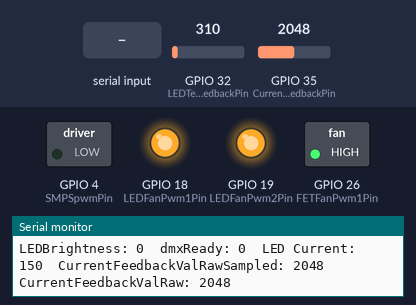
Recording of a sketch running on a simulated ESP32. Shown: switched loads named in the sketch (green lamp = pin HIGH), output pins drawn as LEDs (lit = HIGH), the last lines printed to the serial monitor. The inputs (shaded band) are chosen by the test bench; at power-on: GPIO 32 (LEDTempFeedbackPin) = 310, GPIO 35 (CurrentFeedbackPin) = 2048.

Above: at 1.2 s.
1.3 s: "90,45\n" received over Serial
At 2.5 s:
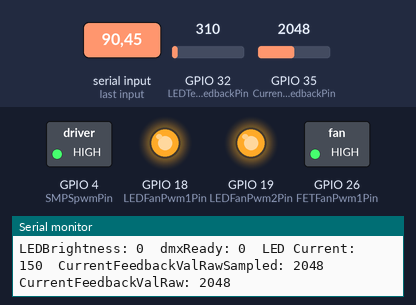
2.8 s: "200\n" received over Serial
At 11.2 s:
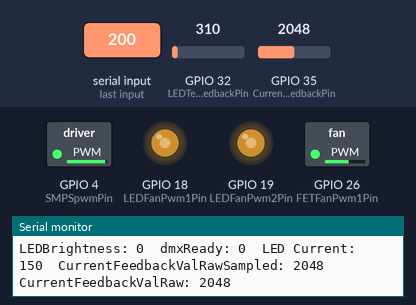
At 13.0 s:
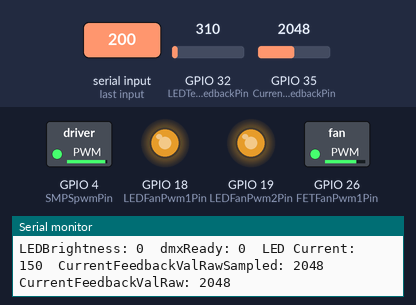
Timing chart, 0 to 16.5 s (numbered marks = the images above; inputs shaded):
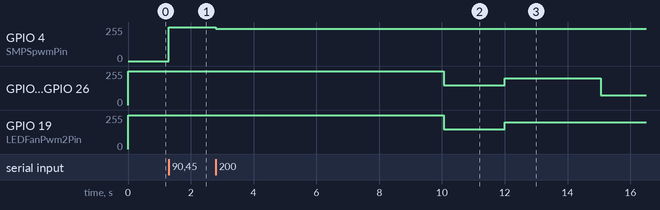

The sketch:

MySpotV4_ESP32_150WLED_ControllingCode_V0_4.ino
```cpp
//Robotlámpa V4; MySpotV4
//150W LED írányító panel ESP32-es programja
//Feladata: LED pwm jel előállítása, LED hőmérséklet mérése, LED hűtő ventillátorok szabályzása, I2C kommunikáció a MySpotV3-as fő irányító panelen található ESP32-essel.
//A programot írta Kincses Bendegúz.

#include <math.h>
#include <Wire.h>

//GPIO
const int SMPSpwmPin = 4; //150W LED MOSFET
const int LEDFanPwm1Pin = 18; //FŐ LED HŰTŐ VENTILLÁTOR
const int LEDFanPwm2Pin = 19; //MELLÉK LED ÉS LENCSE HŰTŐ VENTILLÁTOR
const int FETFanPwm1Pin = 26;
const int I2C_SDA_Pin = 21;
const int I2C_SCL_Pin = 22;
const int LEDFan1SpeedSensorPin = 27; //FŐ LED HŰTŐ VENTILLÁTOR SEBBESÉG SZENZOR
const int BuckConverterTempFeedbackPin = 25;
const int FETTempFeedbackPin = 33;
const int LEDTempFeedbackPin = 32; //LED HŐMÉRSÉKLET ÉRZÉKELŐ NTC ELLENÁLLÁS
const int CurrentFeedbackPin = 35; //LED ÁRAMÁT ÉRZÉKELŐ 10mOHM-OS ELLENÁLLÁS
const int VoltageFeedbackPin = 34; //NEM FUNKCIONÁL! ; KI KELLETT KÖTNI A PCB-N A MÉRENDŐ FESZÜLTSÉG ALÓL MERT MEGAKADÁLYOZTA ISMERETLEN OK MIATT A PROGRAM FUTÁSÁT

//Values
int SMPSpwmVal = 0; //A 150w-os led meghajtó mosfetjének a pwm jele
int LEDBrightness = 0; //The brightness value that comes from the MySpotV3 main board
int dmxReady = 0;
int LEDFanPwm2Val = 0; //Ventillátor 2 pwm-sebessége
int LEDFanPwm1Val = 0; //Ventillátor 1 pwm-sebbesége
int LEDFanVal8Bit = 0;
int LEDFanPwmRaw = 0; //A converted value that can be negative or bigger than the maximum value of 511
int FanIdleingValue = 150; //The lowest value the cooling fans will spin on.
float CorrectionBase = 1.018355133;
float CorrectedLEDBrightness = 0;
////LED Temperature
int LEDTempRaw = 0; //ADC-ből olvasott senzor érték
int LEDTempIntermidiate = 0; //Az átlagoláshoz szükséges átmeneti változó
int LEDTempRawSampled = 0; //ADC-ből olvasott senzor érték átlagolás után
int SampleAvarge1 = 10; //Az átlagolás mértéke a LEDTemp esetén
int SampleCountunter1 = 0;//Az átlagolás kiszámításához szükségesváltozó
int LEDTempCelsius = 0; //Celciusba kb. átváltott LED hőmérséklet
//
int CurrentFeedbackValRaw = 0; //LED áram   //The value of the shunt resistor is 10mOhm
int CurrentFeedbackValRawSampled = 0;
int CurrentFeedbackValIntermidiate = 0;
int VoltageFeedbackValRaw = 0; //LED feszültség
float CurrentFeedbackMultiplier = 0.000732421875;    //   3.3V / 2^12
float CurrentFeedbackValAmperFloat = 0;
int CurrentFeedbackValAmperInteger = 0;
int VoltageFeedbackValVolt = 0;
int SampleAvarge2 = 10; //Az átlagolás mértéke a LEDTemp esetén
int SampleCountunter2 = 0;//Az átlagolás kiszámításához szükségesváltozó
bool FanTest1 = 0; //A bit to keep track that the fans had been turned on at the startup of the device.
bool FanTest2 = 0;
int SMPSpwmCh = 0; //The channel of the pwm timers.
int LEDFanPwm1Ch = 4; //The channel of the pwm timers.
int LEDFanPwm2Ch = 5; //The channel of the pwm timers.
int FETFanPwm1Ch = 6; //The channel of the pwm timers.
//Serial
int time0 = 0;
int time0Flag = 0;
//LEDFanControlTimers
int time1 = 0;
int time1Flag = 0;

const byte numChars = 5; //A LED manuális fényerőállításhoz szükséges adatok
char receivedChars[numChars];   // an array to store the received data
int receivedIntegers[numChars]; // an array to store the recievedChars converted to integers
int SerialPwmVal = 0; //An integer for the recieved data.
int CharToIntCyle = 0;
int IntArrayToIntCyle = 0;
int ResettingRecievedIntegers = 0;
bool newData = 0;


//*/*/*/*/*/*/*/*/*/*/*/*/*/*/*/*/*/*/*/*/*/*/*/*/*/*/*/*/*/*/*/*/*/*/*/*/*/*/*/*/*/*/*/*/*/*/*/*/*/*/*/*/*/*/*/*/*/*/*/*/*/*/*/*/*/*/*/*/*/*/*/*/*/*/*/*/*/*/*/*/*/*/*/*//
//*/*/*/*/*/*/*/*/*/*/*/*/*/*/*/*/*/*/*/*/*/*/*/*/*/*/*/*/*/*/*/*/*/*/*/*/*/*/*/*/*/*/*/*/*/*/*/*/*/*/*/*/*/*/*/*/*/*/*/*/*/*/*/*/*/*/*/*/*/*/*/*/*/*/*/*/*/*/*/*/*/*/*/*//


void setup() {
   //Serial
  Serial.begin(9600);
  //PinModes
  pinMode(VoltageFeedbackPin, INPUT_PULLDOWN); //Nem funkcionál! Ki lett kötve a PCB-n mert nem futott a program amikor be volt kötve.
  digitalWrite(VoltageFeedbackPin, 0);
  pinMode(CurrentFeedbackPin, INPUT);
  pinMode(LEDTempFeedbackPin, INPUT);
  pinMode(FETTempFeedbackPin, INPUT);
  pinMode(SMPSpwmPin, OUTPUT);
  //pinMode(4, INPUT);
  //pinMode(34, INPUT_PULLDOWN);
  pinMode(LEDFanPwm1Pin, OUTPUT);
  pinMode(LEDFanPwm2Pin, OUTPUT);
  pinMode(FETFanPwm1Pin, OUTPUT);


  //Configuring the PWM timers
  ledcSetup(SMPSpwmCh, 1000, 11);  //The sample:ledcSetup(channel, freq, resolution)
  ledcSetup(LEDFanPwm1Ch, 25000, 9);
  ledcSetup(LEDFanPwm2Ch, 25000, 9);
  ledcSetup(FETFanPwm1Ch, 25000, 9);

  ledcAttachPin(SMPSpwmPin, SMPSpwmCh); //The sample:ledcAttachPin(pin, channel)
  ledcAttachPin(LEDFanPwm1Pin, LEDFanPwm1Ch); //Attaching the channels and the output pins together.
  ledcAttachPin(LEDFanPwm2Pin, LEDFanPwm2Ch);
  ledcAttachPin(FETFanPwm1Pin, FETFanPwm1Ch);


  ledcWrite(SMPSpwmCh, 0); //The sample: ledcWrite(channel, dutycycle)
  ledcWrite(LEDFanPwm1Ch, 511); //Setting the starter value of the pwm dutycyle.
  ledcWrite(LEDFanPwm2Ch, 511); //Min value of the duty cyle: 0 And max 511
  ledcWrite(FETFanPwm1Ch, 511); //Setting the FANs to fuul speed.

  Serial.println("ESP32 is ready");
}
//*/*/*/*/*/*/*/*/*/*/*/*/*/*/*/*/*/*/*/*/*/*/*/*/*/*/*/*/*/*/*/*/*/*/*/*/*/*/*/*/*/*/*/*/*/*/*/*/*/*/*/*/*/*/*/*/*/*/*/*/*/*/*/*/*/*/*/*/*/*/*/*/*/*/*/*/*/*/*/*/*/*/*/*//
//*/*/*/*/*/*/*/*/*/*/*/*/*/*/*/*/*/*/*/*/*/*/*/*/*/*/*/*/*/*/*/*/*/*/*/*/*/*/*/*/*/*/*/*/*/*/*/*/*/*/*/*/*/*/*/*/*/*/*/*/*/*/*/*/*/*/*/*/*/*/*/*/*/*/*/*/*/*/*/*/*/*/*/*//

void FanTurnOffAfterStartup()
{
 if(FanTest1 == 0)
 {
   if(millis() > 12000)
   {
     ledcWrite(LEDFanPwm1Ch, 400); //Fans HALF SPEED //4 seconds after startup
     ledcWrite(LEDFanPwm2Ch, 400);
     ledcWrite(FETFanPwm1Ch, 400);
     FanTest1 = 1;
   }
 }
 if(FanTest2 == 0)
 {
    if(millis() > 10000)
   {
     ledcWrite(LEDFanPwm1Ch, 300); //Fans STOP //8 seconds after startup
     ledcWrite(LEDFanPwm2Ch, 300);
     ledcWrite(FETFanPwm1Ch, 300);
     FanTest2 = 1;
   }
 }
}

//=============================================================================================================================================================//

void SerialPrintingPerSecond()
{

  if(time0Flag == 0)
 {
   time0 = millis();
   time0Flag = 1;
 }

 if(millis() - time0 > 1000)
 {
   time0 = 0;
   time0Flag = 0;
   Serial.print("LEDTempRawSampled: ");
   Serial.print(LEDTempRawSampled);
   Serial.print("\t");
   Serial.print("LEDTempCelsius: ");
   Serial.print(LEDTempCelsius);
   Serial.print("\t");
   Serial.print("LEDFanPwm1&2Val: ");
   Serial.print(LEDFanPwm1Val);
   Serial.println();//carrige return
   Serial.print("LEDBrightness: ");
   Serial.print(LEDBrightness);
   Serial.print("\t");
   Serial.print("dmxReady: ");
   Serial.print(dmxReady);
   Serial.print("\t");
   Serial.print("LED Current: ");
   Serial.print(CurrentFeedbackValAmperInteger);
   Serial.print("\t");
   Serial.print("CurrentFeedbackValRawSampled: ");
   Serial.print(CurrentFeedbackValRawSampled);
   Serial.print("\t");
   Serial.print("CurrentFeedbackValRaw: ");
   Serial.print(CurrentFeedbackValRaw);
   Serial.println();//carrige return
 }

}

//=============================================================================================================================================================//

void AvaregingADCValues()
{
 if(SampleCountunter1 < SampleAvarge1)
 {
   LEDTempIntermidiate = LEDTempIntermidiate + LEDTempRaw;
   SampleCountunter1++;
 }
  else
 {
   LEDTempRawSampled = LEDTempIntermidiate / SampleAvarge1;
   LEDTempIntermidiate = 0;
   SampleCountunter1 = 0;
 }


 if(SampleCountunter2 < SampleAvarge2)
 {
   CurrentFeedbackValIntermidiate = CurrentFeedbackValIntermidiate + CurrentFeedbackValRaw;
   SampleCountunter2++;
 }
  else
 {
   CurrentFeedbackValRawSampled = CurrentFeedbackValIntermidiate / SampleAvarge2;
   CurrentFeedbackValIntermidiate = 0;
   SampleCountunter2 = 0;
 }

}

//=============================================================================================================================================================//
//I copied and edited this serial recieve tutorial from an online tutorial. Here is the link: https://forum.arduino.cc/t/serial-input-basics-updated/382007

void recieveWithEndMarker()
{
 static byte ndx = 0;
    char endMarker = '\n';
    char rc;

    while (Serial.available() > 0 && newData == false) {
        rc = Serial.read();

        if (rc != endMarker) {
            receivedChars[ndx] = rc;
            ndx++;
            if (ndx >= numChars)
             {
                ndx = numChars - 1;
             }
        }
        else {
            receivedChars[ndx] = '\0'; // terminate the string
            ndx = 0;
            newData = true;
        }
    }
}

void showNewData() {
    if (newData == true)
    {
        Serial.print("New value arrived: ");
        Serial.println(receivedChars);
        newData = false;

   /*     for(ResettingRecievedIntegers = 0 ; ResettingRecievedIntegers < 10 ; ResettingRecievedIntegers++)
        {
          receivedIntegers[ResettingRecievedIntegers] = 0;
        }
      */
        SerialPwmVal = 0;

        for(CharToIntCyle = 0 ; CharToIntCyle < 4 ; CharToIntCyle++)  //This converts the char array into a integer arra
        {
         receivedIntegers[CharToIntCyle] = receivedChars[CharToIntCyle] - '0';
        }
        SerialPwmVal = SerialPwmVal + receivedIntegers[0]*1000 + receivedIntegers[1]*100 + receivedIntegers[2]*10 + receivedIntegers[3];

        /*Serial.print("RecievedChars: ");
        Serial.print(receivedChars[0]);
        Serial.print(receivedChars[1]);
        Serial.print(receivedChars[2]);
        Serial.print(receivedChars[3]);
        Serial.println();
        Serial.print("RecievedIntegers: ");
        Serial.print(receivedIntegers[0]);
        Serial.print(receivedIntegers[1]);
        Serial.print(receivedIntegers[2]);
        Serial.print(receivedIntegers[3]);
        Serial.println();*/
        Serial.print("SerialPwmVal: ");
        Serial.print(SerialPwmVal);
        Serial.println();
    }
}

//=============================================================================================================================================================//

void LEDTempAndLEDFanCalculations()
{
  LEDTempCelsius = map(LEDTempRawSampled , 2370 , 3800 , 26 , 65);
  LEDFanPwmRaw = map(LEDTempCelsius, 30 , 55, FanIdleingValue , 511);

  if(LEDFanPwmRaw > (FanIdleingValue - 1) && LEDFanPwmRaw < 512)
  {
    LEDFanPwm1Val = LEDFanPwmRaw;
  }
  else if(LEDFanPwmRaw > 511)
  {
    LEDFanPwm1Val = 511;
  }
  else
  {
    LEDFanPwm1Val = FanIdleingValue - 5;    //állandó minimum  sebesség a ventillátoroknak azért hogy ne akadjanak meg a csapágyaik alacsony fordulatszáos indulásnál
  }
  LEDFanPwm2Val = LEDFanPwm1Val;//+50;

  LEDFanVal8Bit = map(LEDFanPwm1Val, 0 , 511 , 0 , 255);
}

//=============================================================================================================================================================//

void LEDFanPwmControlAndExecution()
{

 if(time1Flag == 0)
 {
   time1 = millis();
   time1Flag = 1;
 }

 if(millis() - time1 > 5000)
 {
   time1 = 0;
   time1Flag = 0;
   if(FanTest1 == 1 && FanTest2 == 1)
   {
   ledcWrite(LEDFanPwm1Ch, LEDFanPwm1Val);
   ledcWrite(FETFanPwm1Ch, LEDFanPwm2Val);
   }
 }

}

//=============================================================================================================================================================//

void I2C()
{
 Wire.begin(9);                /* join i2c bus with address 9 */
 Wire.onReceive(receiveEvent); /* register receive event *///Receiving data from MySpotV3 board to controll the brightess
 Wire.onRequest(requestEvent); /* register request event *///for sending data
}

void requestEvent()//adatok küldése
{
 Wire.write(LEDFanVal8Bit); //led hűtőventi értékének az az elküldése
 Wire.write(LEDTempCelsius); //led hőmérsékletének az elküldése
}

void receiveEvent(int howMany)//adatok fogadása
{
 while (0 <Wire.available())
  {
    LEDBrightness = Wire.read();
    dmxReady = Wire.read();
  }
}

//*/*/*/*/*/*/*/*/*/*/*/*/*/*/*/*/*/*/*/*/*/*/*/*/*/*/*/*/*/*/*/*/*/*/*/*/*/*/*/*/*/*/*/*/*/*/*/*/*/*/*/*/*/*/*/*/*/*/*/*/*/*/*/*/*/*/*/*/*/*/*/*/*/*/*/*/*/*/*/*/*/*/*/*//
//*/*/*/*/*/*/*/*/*/*/*/*/*/*/*/*/*/*/*/*/*/*/*/*/*/*/*/*/*/*/*/*/*/*/*/*/*/*/*/*/*/*/*/*/*/*/*/*/*/*/*/*/*/*/*/*/*/*/*/*/*/*/*/*/*/*/*/*/*/*/*/*/*/*/*/*/*/*/*/*/*/*/*/*//

void loop() {

recieveWithEndMarker();
showNewData();
FanTurnOffAfterStartup();
SerialPrintingPerSecond();
AvaregingADCValues();
LEDTempRaw = analogRead(LEDTempFeedbackPin);
CurrentFeedbackValRaw = analogRead(35);
CurrentFeedbackValAmperFloat = (CurrentFeedbackValRawSampled * CurrentFeedbackMultiplier) / 0.01; // I = U / R
CurrentFeedbackValAmperInteger = round(CurrentFeedbackValAmperFloat);
LEDTempAndLEDFanCalculations();
LEDFanPwmControlAndExecution();
I2C();

if(dmxReady == 1)
{
 CorrectedLEDBrightness = pow(CorrectionBase , LEDBrightness) * 20 - 20; // f(x) = 1.018355133^x * 20 -20  //x^255 * 20 - 20 = 2047 // x -> 0-255  // f(x) -> 0-2047
 if(LEDTempCelsius < 60)
 {
   ledcWrite(SMPSpwmCh, CorrectedLEDBrightness);
 }
 else
 {
   ledcWrite(SMPSpwmCh, 0);
 }

}
else
{

 if(LEDTempCelsius < 60)
 {
   ledcWrite(SMPSpwmCh, SerialPwmVal);
 }
 else
 {
   ledcWrite(SMPSpwmCh, 0);
 }
}


}
```

Measured:
- after the input at 1.3 s, GPIO 4 (SMPSpwmPin): 0/255 → 255/255 at once
- after the input at 2.8 s, GPIO 4 (SMPSpwmPin): 255/255 → 243/255 at once
